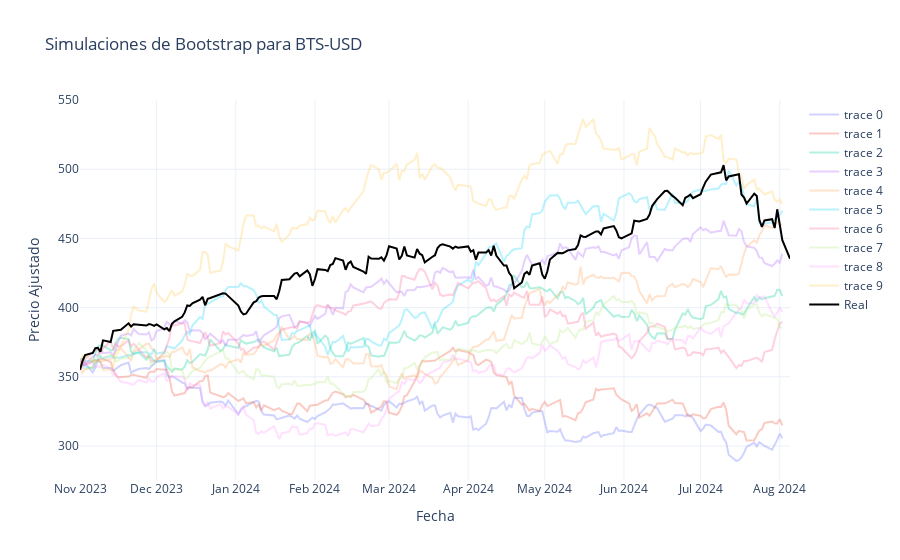

The cell this chart's notebook holds for it:
### Code cell
import yfinance as yf
import numpy as np
import pandas as pd
import plotly.graph_objs as go
from datetime import datetime

ahora = datetime.now().strftime('%Y-%m-%d')

# Descargar los datos de QQQ
data = yf.download("QQQ", start="2023-11-01", end=ahora,interval='1d')

# Obtener los rendimientos diarios
returns = data['Adj Close'].pct_change().dropna()

# Configurar las simulaciones
n_simulations = 10
n_days = len(returns)

# Realizar las simulaciones de bootstrap
bootstrap_samples = np.random.choice(returns, (n_simulations, n_days), replace=True)
bootstrap_cumulated = np.cumprod(1 + bootstrap_samples, axis=1)

# Calcular el precio simulado para cada muestra de bootstrap
simulated_prices = bootstrap_cumulated * data['Adj Close'].iloc[0]

# Crear un DataFrame para las simulaciones
simulated_df = pd.DataFrame(simulated_prices.T)
simulated_df.set_index(data.index[:-1],inplace=True)

# Graficar las simulaciones
fig = go.Figure()

# Agregar líneas para cada simulación
for i in range(n_simulations):
    fig.add_trace(go.Scatter(x=data.index, y=simulated_df[i], mode='lines', line=dict(width=2), opacity=0.3))

# Agregar línea del precio real
fig.add_trace(go.Scatter(x=data.index, y=data['Adj Close'], mode='lines', name='Real', line=dict(color='black', width=2)))

# Configurar el gráfico
fig.update_layout(title='Simulaciones de Bootstrap para BTS-USD',
                  xaxis_title='Fecha',
                  yaxis_title='Precio Ajustado',
                  template='plotly_white')

# Mostrar el gráfico
fig.show()

### Figure 1 — Plotly figure (JSON) as saved in the notebook; plotly's stock layout.template omitted (floating-point values rounded to 4 significant figures; data arrays with more than 128 entries replaced by an {"elided": "..."} marker saying what was removed)
{"data": [{"line": {"width": 2}, "mode": "lines", "opacity": 0.3, "type": "scatter", "x": {"elided": "190 str values"}, "y": {"elided": "189 float values"}}, {"line": {"width": 2}, "mode": "lines", "opacity": 0.3, "type": "scatter", "x": {"elided": "190 str values"}, "y": {"elided": "189 float values"}}, {"line": {"width": 2}, "mode": "lines", "opacity": 0.3, "type": "scatter", "x": {"elided": "190 str values"}, "y": {"elided": "189 float values"}}, {"line": {"width": 2}, "mode": "lines", "opacity": 0.3, "type": "scatter", "x": {"elided": "190 str values"}, "y": {"elided": "189 float values"}}, {"line": {"width": 2}, "mode": "lines", "opacity": 0.3, "type": "scatter", "x": {"elided": "190 str values"}, "y": {"elided": "189 float values"}}, {"line": {"width": 2}, "mode": "lines", "opacity": 0.3, "type": "scatter", "x": {"elided": "190 str values"}, "y": {"elided": "189 float values"}}, {"line": {"width": 2}, "mode": "lines", "opacity": 0.3, "type": "scatter", "x": {"elided": "190 str values"}, "y": {"elided": "189 float values"}}, {"line": {"width": 2}, "mode": "lines", "opacity": 0.3, "type": "scatter", "x": {"elided": "190 str values"}, "y": {"elided": "189 float values"}}, {"line": {"width": 2}, "mode": "lines", "opacity": 0.3, "type": "scatter", "x": {"elided": "190 str values"}, "y": {"elided": "189 float values"}}, {"line": {"width": 2}, "mode": "lines", "opacity": 0.3, "type": "scatter", "x": {"elided": "190 str values"}, "y": {"elided": "189 float values"}}, {"line": {"color": "black", "width": 2}, "mode": "lines", "name": "Real", "type": "scatter", "x": {"elided": "190 str values"}, "y": {"elided": "190 float values"}}], "layout": {"title": {"text": "Simulaciones de Bootstrap para BTS-USD"}, "xaxis": {"title": {"text": "Fecha"}}, "yaxis": {"title": {"text": "Precio Ajustado"}}}}
